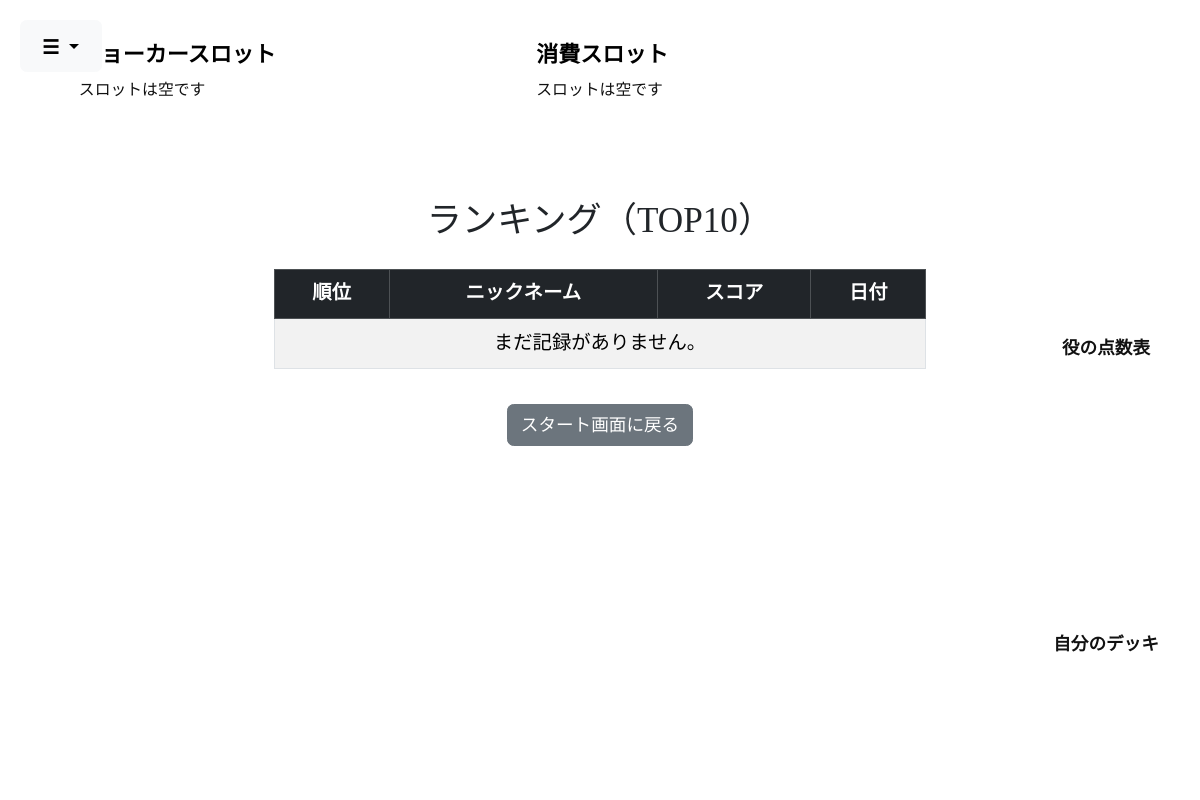
/ranking/, run on an earlier commit of the app's database.
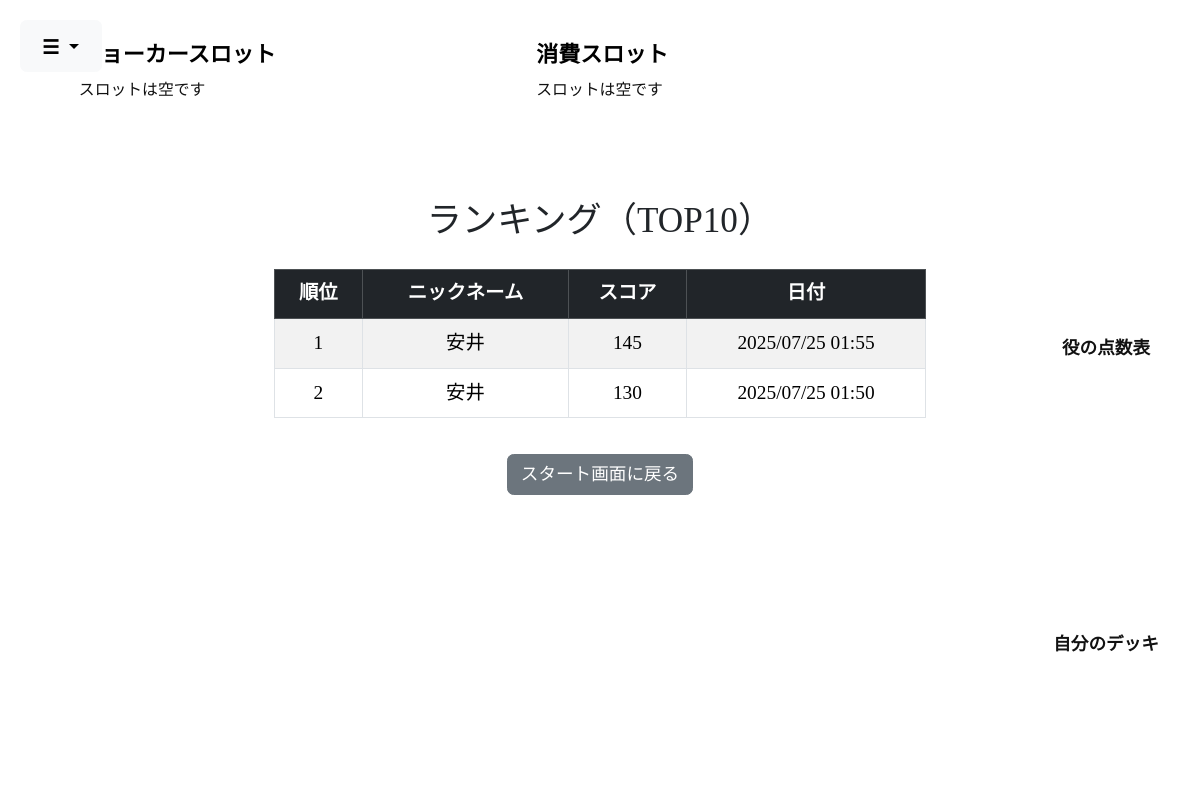
And on a later commit of the database.
### game/models.py (models this page shows, shortened)
class RankRecord(models.Model):
    nickname = models.CharField(max_length=30)
    score = models.PositiveIntegerField()
    date = models.DateTimeField(auto_now_add=True)

### game/views.py (the view)
# urls.py: path("ranking/", views.RankingView.as_view(), name="ranking"),
class RankingView(TemplateView):
    template_name = "game/ranking.html"
    def get_context_data(self, **kwargs):
        context = super().get_context_data(**kwargs)
        context["top_scores"] = RankRecord.objects.order_by("-score")[:10]
        return context

### game/context_processors.py (called while the page is built, shortened)
def card_slots(request):
    game_id = request.session.get("game_id")
    if not game_id:
        return {}

def score_table_context(request):
    raw_table = {
        (0, 0): 2, (0, 1): 3, (1, 0): 3,
        (0, 2): 5, (1, 1): 5, (2, 0): 7,
        (0, 3): 11, (1, 2): 11, (2, 1): 13,
        (3, 0): 17, (0, 4): 19, (1, 3): 19,
        (2, 2): 23, (4, 0): 29
    }
    items = [ (f"{k[0]}H{k[1]}B", v) for k, v in raw_table.items() ]
    paired_rows = [ items[i:i+2] for i in range(0, len(items), 2) ]
    return {'score_table_rows': paired_rows}

### templates/game/ranking.html (shortened to what this page needs)
{% extends "game/base.html" %}
{% block content %}
<div class="container text-center" style="margin-top: 25vh; font-family: 'Cinzel', serif !important;">
    <h2 class="text-dark">ランキング（TOP10）</h2>
    <div class="mx-auto" style="width: 60%;">
        <table class="table table-striped table-bordered mt-4">
            <thead class="table-dark">
                <tr>
                    <th>順位</th>
                    <th>ニックネーム</th>
                    <th>スコア</th>
                    <th>日付</th>
                </tr>
            </thead>
            <tbody>
                {% for record in top_scores %}
                <tr>
                    <td>{{ forloop.counter }}</td>
                    <td>{{ record.nickname }}</td>
                    <td>{{ record.score }}</td>
                    <td>{{ record.date|date:"Y/m/d H:i" }}</td>
                </tr>
                {% empty %}
                <tr>
                    <td colspan="4">まだ記録がありません。</td>
                </tr>
                {% endfor %}
            </tbody>
        </table>
    </div>
    <a href="{% url 'game_start' %}" class="btn btn-secondary mt-3">スタート画面に戻る</a>
</div>
{% endblock %}

### templates/game/base.html (shortened to what this page needs)
{% load static %}
<!DOCTYPE html>
<html lang="ja">
<head>
    <link rel="stylesheet" href="https://cdn.jsdelivr.net/npm/bootstrap@5.3.3/dist/css/bootstrap.min.css">
</head>
<body>
<div class="dropdown" style="position: fixed; top: 20px; left: 20px; z-index: 9999;">
    <button class="btn btn-outline-light dropdown-toggle text-black bg-light"
            type="button" id="menuButton" data-bs-toggle="dropdown" aria-expanded="false">
        ☰
    </button>
</div>
<div id="score-icon" title="役の点数表" style="background-color: rgba(0, 0, 0, 0);">役の点数表</div>
<div id="deck-icon" title="デッキを表示">自分のデッキ</div>
<div class="container slot-section">
    <div class="row g-4">
        <div class="col-md-6 slot-box">
            <h5 class="text-primary">ジョーカースロット</h5>
            <ul class="list-unstyled">
                {% for card in joker_cards %}
                    <li>{{ card.name }}：{{ card.description }}</li>
                {% empty %}
                    <li>スロットは空です</li>
                {% endfor %}
            </ul>
        </div>
        <div class="col-md-6 slot-box">
            <h5 class="text-warning">消費スロット</h5>
            <ul class="list-unstyled">
                {% for card in consume_cards %}
                    <li>・{{ card.name }}：{{ card.description }}</li>
                {% empty %}
                    <li>スロットは空です</li>
                {% endfor %}
            </ul>
        </div>
    </div>
</div>
<div class="container mt-3">
    {% block content %}{% endblock %}
</div>
<div class="toast-container position-fixed bottom-0 end-0 p-3" style="z-index: 1055;">
</div>
</body>
</html>

### templates/game/base.html (style rules this page uses)
html, body { margin: 0; padding: 0; height: 100%; font-family: 'Segoe UI', sans-serif; overflow-x: hidden; background-color: transparent; font-size: 1.1rem; line-height: 1.6; }
#deck-icon, #score-icon { white-space: nowrap; overflow: hidden; position: fixed; right: 2vw; width: 140px; height: 33vh; padding: 0.6rem 1rem; border-radius: 12px; font-size: 1rem; font-weight: bold; font-family: 'Cinzel', serif; color: #111; background-color: rgba(255, 255, 255, 0.2); box-shadow: 0 0 8px rgba(255,255,255,0.2); -webkit-backdrop-filter: blur(10px); backdrop-filter: blur(10px); display: flex; justify-content: center; align-items: center; cursor: pointer; transition: transform 0.2s ease-in-out; text-align: center; z-index: 10; }
#score-icon { top: calc(20vh + 7vh); }
#deck-icon { top: calc(20vh + 44vh); }
h1, h2, h3, h4, h5 { color: #111; text-shadow: 0 0 8px rgba(255, 255, 255, 0.15); }
.slot-section { position: fixed; top: 1vh; left: 50%; transform: translateX(-60%); z-index: 900; width: 80vw; max-width: 1000px; background-color: rgba(255,255,255,0.05); padding: 2vh 2vw; border-radius: 2vh; box-shadow: 0 0 3vh rgba(255, 255, 255, 0.1); }
.slot-box { background-color: white !important; z-index: 1; width: 45%; max-width: 60vw; min-width: 300px; padding: 1.5rem; background-color: rgba(255, 255, 255, 0.05); border-radius: 12px; font-size: 1.05rem; color: #111; margin: 1rem; }
.slot-box h5 { font-family: 'Cinzel', serif !important; font-weight: 900 !important; color: #000 !important; }
.slot-box ul li { font-family: 'Cinzel', serif !important; font-size: 0.90rem; white-space: nowrap; }
button.btn { font-size: 1.1rem; padding: 0.6rem 1.2rem; font-weight: 600; }

What changed in the data, as far as the page shows it:
added RankRecord: nickname "安井", score "145", date "2025/07/25 01:55"
added RankRecord: nickname "安井", score "130", date "2025/07/25 01:50"
Also different on the page:
text no longer shown: "まだ記録がありません。"
